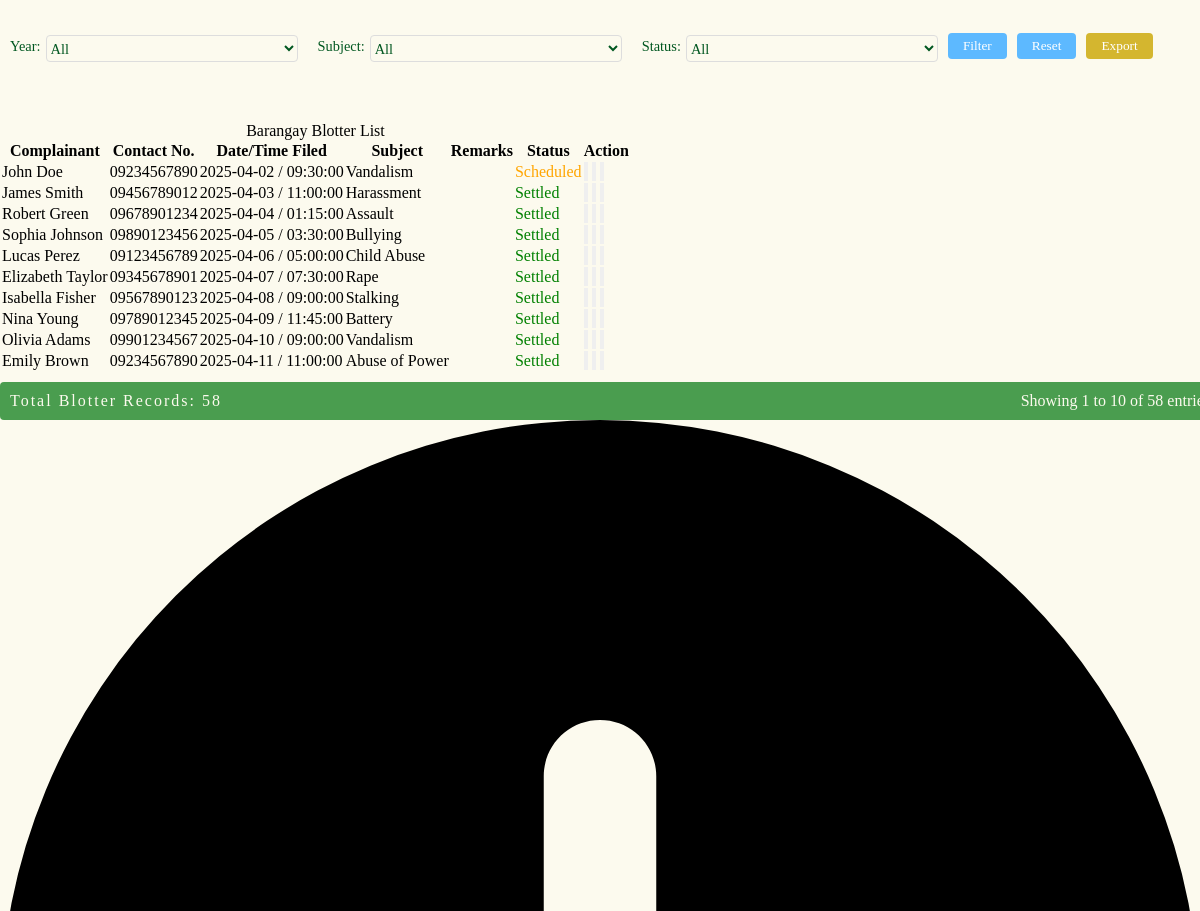
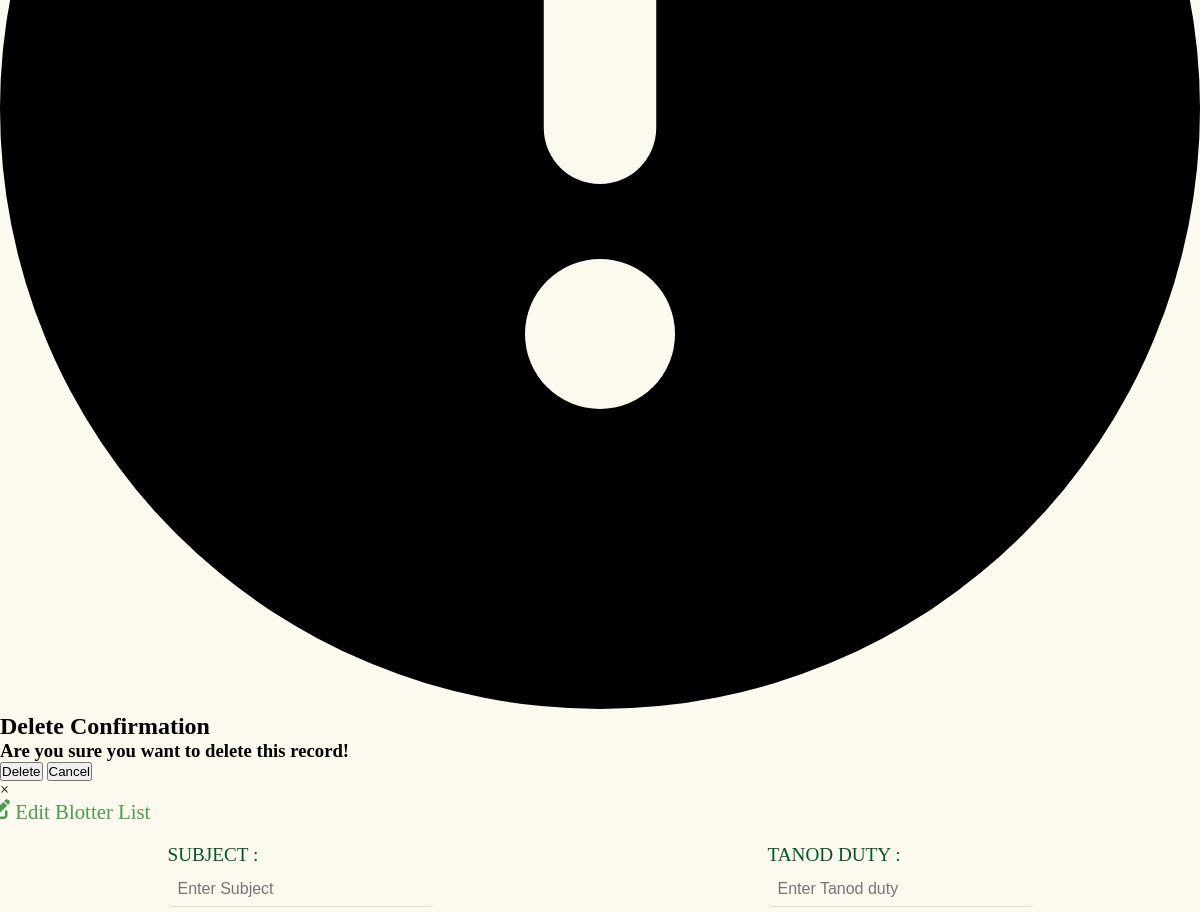
The app's page /administrator/admin_panel/brgy_blotter/blotter.php (upper part), older data (2 pictures, top to bottom).
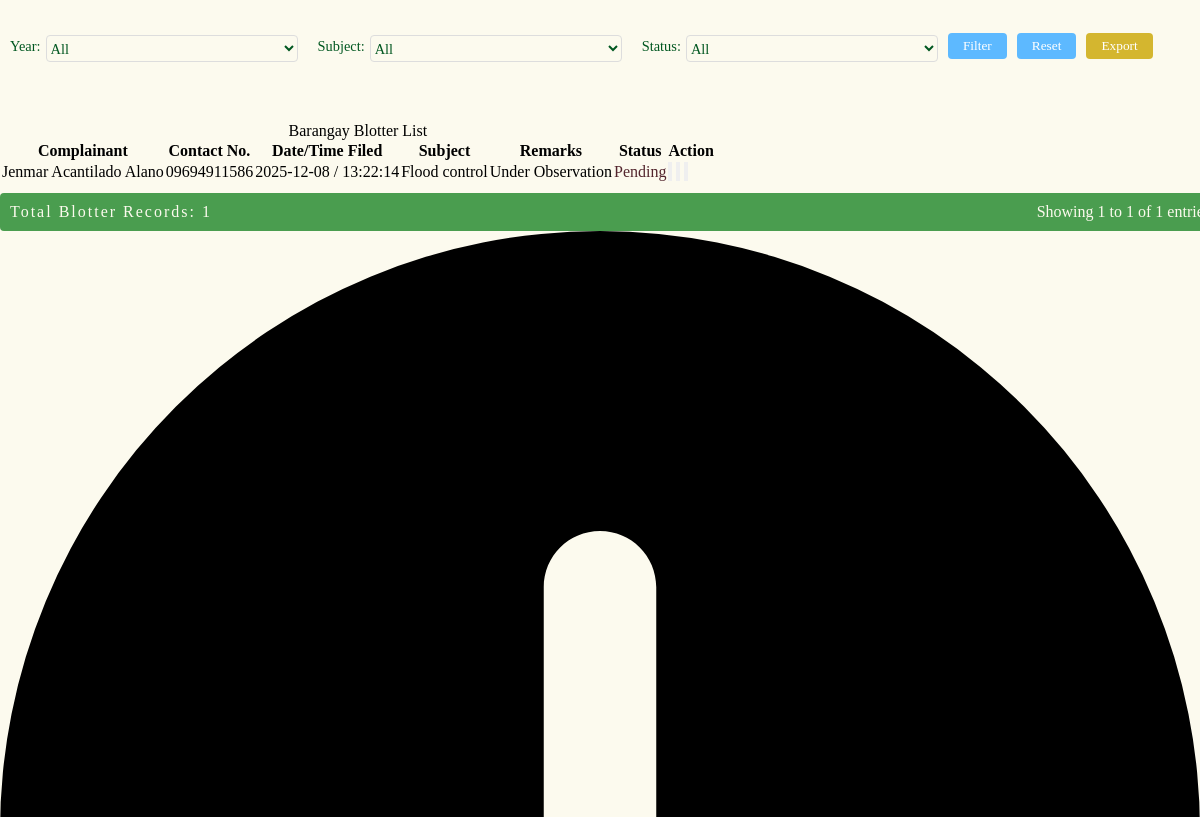
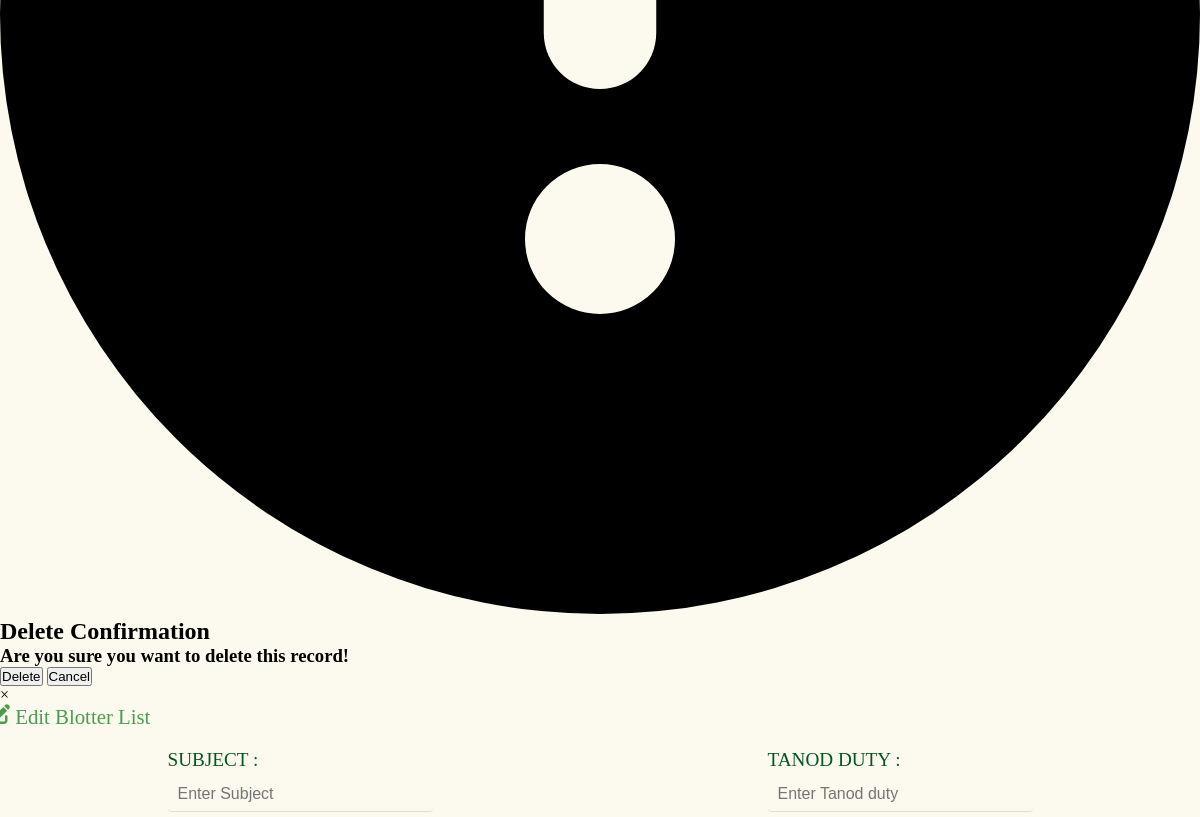
The same page, newer data (2 pictures, top to bottom).
### tables this page shows
CREATE TABLE `barangay_blotter` (
  `subject` varchar(200) NOT NULL,
  `cell_no` varchar(200) NOT NULL,
  `place` varchar(200) NOT NULL,
  `tanod` varchar(200) NOT NULL,
  `date` date NOT NULL,
  `time` time NOT NULL,
  `status` varchar(200) NOT NULL,
  `id` bigint(20) NOT NULL,
  `complainant` varchar(200) NOT NULL,
  `age` int(11) NOT NULL,
  `address_complainant` varchar(200) NOT NULL,
  `complained_name` varchar(200) NOT NULL,
  `add_complained_name` varchar(200) NOT NULL,
  `details_reason` text NOT NULL,
  `last_update` timestamp NOT NULL DEFAULT current_timestamp() ON UPDATE current_timestamp(),
  `user_id` bigint(20) NOT NULL,
  `remarks` varchar(250) NOT NULL
);

### administrator/admin_panel/brgy_blotter/blotter.php (the view, shortened to what this page needs)
<!DOCTYPE html>
<html lang="en">
<head>
</head>
<body>
<?php
require("../../database/conn_db.php");
$page = isset($_GET['page']) ? max(1, (int)$_GET['page']) : 1;
$limit = isset($_GET['limit']) ? max(1, (int)$_GET['limit']) : 10;
$offset = ($page - 1) * $limit;
$whereClause = [];
$params = [];
$types = '';
$whereSQL = !empty($whereClause) ? 'WHERE ' . implode(' AND ', $whereClause) : '';
$countQuery = "SELECT COUNT(*) AS total FROM barangay_blotter $whereSQL";
$countStmt = $conn->prepare($countQuery);
$countStmt->execute();
$totalRows = $countStmt->get_result()->fetch_assoc()['total'];
$sql = "SELECT * FROM barangay_blotter $whereSQL ORDER BY id DESC LIMIT ? OFFSET ?";
$stmt = $conn->prepare($sql);
if (!empty($params)) {
    $params[] = $limit;
    $params[] = $offset;
    $types .= 'ii';
    $stmt->bind_param($types, ...$params);
} else {
    $stmt->bind_param('ii', $limit, $offset);
}
$stmt->execute();
$result = $stmt->get_result();
$startRow = ($page - 1) * $limit + 1;
$endRow = min($page * $limit, $totalRows);
?>
<div class="limit-selector">
    <form method="GET" action="" class="filter-form">
        <div class="filter-group">
            <label for="year_filter">Year:</label>
            <select name="year_filter" id="year_filter">
                <option value="">All</option>
            </select>
        </div>
        <div class="filter-group">
            <label for="subject_filter">Subject:</label>
            <select name="subject_filter" id="subject_filter">
                <option value="">All</option>
            </select>
        </div>
        <div class="filter-group">
            <label for="status_filter">Status:</label>
            <select name="status_filter" id="status_filter">
                <option value="">All</option>
            </select>
        </div>
        <button type="submit" class="filter-btn">Filter</button>
        <button type="button" class="reset-btn" onclick="window.location.href='?page=1&limit=<?= $limit; ?>'">Reset</button>
        <button type="button" class="export-btn" id="export-btn">Export</button>
    </form>
</div>
<table>
    <caption>Barangay Blotter List</caption>
    <tr>
        <th>Complainant</th>
        <th>Contact No.</th>
        <th>Date/Time Filed</th>
        <th>Subject</th>
        <th>Remarks</th>
        <th>Status</th>
        <th>Action</th>
    </tr>
    <?php while($row = $result->fetch_assoc()): ?>
    <tr class="table_hover">
        <td><?php echo $row["complainant"]; ?></td>
                <td><?php echo $row["cell_no"]; ?></td>
                <td><?php echo $row["date"] . " / " . $row["time"]; ?></td>
                <td><?php echo $row["subject"]; ?></td>
                 <td><?php echo $row["remarks"]; ?></td>
                <td>
                    <?php
                    $status = $row["status"];
                    if ($status == "Active") {
                        echo "<p style='color:red;'>Active</p>";
                    } elseif ($status == "Settled") {
                        echo "<p style='color:green;'>Settled</p>";
                    } elseif ($status == "Scheduled") {
                        echo "<p style='color:orange;'>Scheduled</p>";
                    }elseif ($status == "Pending") {
                        echo "<p style='color:#53252d;'>Pending</p>";
                    }elseif ($status == "Rejected") {
                        echo "<p style='color:rgb(201, 114, 0);'>Rejected</p>";
                    }
                    ?>
                </td>
        <td>
          <div id="form_up_del_official">
                        <button id="view_resident_btn" class="view_btn" data-id="<?php echo $row["id"]; ?>">
                        </button>
                        <button id="update_official_btn" class="update_btn" data-id="<?php echo $row["id"]; ?>">
                        </button>
                        <button id="delete_official_btn" class="delete_btn_blotter" data-id="<?php echo $row["id"]; ?>">
                        </button>
                    </div>
        </td>
    </tr>
    <?php endwhile; ?>
</table>
<div class="table-footer">
    <div class="total-count">Total Blotter Records: <?= $totalRows; ?></div>
    <div class="pagination-info">
        Showing <?= $startRow; ?> to <?= $endRow; ?> of <?= $totalRows; ?> entries
    </div>
</div>
<div id="delete-modal" class="delete-modal">
    <div class="delete-modal-content">
        <span><svg xmlns="http://www.w3.org/2000/svg" viewBox="0 0 512 512"><path d="M256 512A256 256 0 1 0 256 0a256 256 0 1 0 0 512zm0-384c13.3 0 24 10.7 24 24l0 112c0 13.3-10.7 24-24 24s-24-10.7-24-24l0-112c0-13.3 10.7-24 24-24zM224 352a32 32 0 1 1 64 0 32 32 0 1 1 -64 0z"/></svg></span>
        <h2>Delete Confirmation</h2>
        <h3>Are you sure you want to delete this record!</h3>
        <div class="div-delete">
            <button id="confirm-delete" class="btn-delete">Delete</button>
            <button id="cancel-delete" class="btn-delete">Cancel</button>
        </div>
    </div>
</div>
<div id="edit-modal_blotter" class="edit-modal_blotter">
    <div class="edit-modal-content_blotter">
        <span onclick="this.parentElement.parentElement.style.display='none';" class="update-close-btn">&times;</span>
        <?php include("update_temp.php");?>
    </div>
</div>
        <?php include('view_temp.php')?>
</body>
</html>

### administrator/admin_panel/brgy_blotter/update_temp.php (shortened to what this page needs)
<!DOCTYPE html>
<html lang="en">
<head>
    <link rel="stylesheet" href="/BIS/administrator/admin_panel/brgy_blotter/brgy_blotter_upd.css"/>
</head>
<body>
<form action="/BIS/administrator/admin_panel/brgy_blotter/update.php" method="POST">
    <h1 class="h1">
        Edit Blotter List
    </h1>
    <div class="main_div_blotter">
        <div>
            <label>SUBJECT :</label><br>
            <input type="text" name="subject_upd" id="subject_blotter" placeholder="Enter Subject"><br>
            <label>CELLPHONE NUMBER :</label><br>
            <input type="text" name="cell_no_upd" id="cell_no_blotter" placeholder="Enter Phone Number" pattern="[0-9]{11}" required><br>
            <label>PLACE :</label><br>
            <input type="text" name="place_upd" id="place_blotter"  ><br>
        </div>
        <div>
            <label>TANOD DUTY :</label><br>
            <input type="text" name="tanod_upd" id="tanod_blotter" placeholder="Enter Tanod duty" required><br><br>
            <label for="">REMARKS :</label><br>
            <input type="text" name="remarks_upd" id="remarks_blotter" placeholder = "Enter Remarks" required><br><br>
            <label>STATUS :</label><br>
            <br>
        </div>
    </div>
</form>
</body>
</html>

### administrator/admin_panel/brgy_blotter/view_temp.php (shortened to what this page needs)
<!DOCTYPE html>
<html lang="en">
<head>
    <link rel="stylesheet" href="/BIS/administrator/admin_panel/brgy_blotter/view.css"/>
</head>
<body>
</body>
</html>

### administrator/admin_panel/brgy_blotter/brgy_blotter_upd.css (style rules this page uses)
* { margin: 0px; padding: 0px; box-sizing: content-box; list-style-type: none ; }
html { scroll-behavior: smooth; }
:root { --bg-color:#FCFAEE; --2nd-bg-color:#4A9D4f; --sub-bg-color: #005720 ; --1st-text-color: #005720 ; --2nd-text-color: rgb(53, 53, 53); --3rd-text-color: #FCFAEE; --btn-color: #F5E402; --other-color :rgb(0, 183, 255); }
body { background-repeat: no-repeat; background-size: cover; background-color: var(--bg-color); }
.h1 { font-size: 1.5rem; font-family: "sub_text"; color: #4A9D4f; margin-left: -60px; font-weight: 500; }
form { padding: 50px; }
form .main_div_blotter { display: flex; justify-content: space-around; margin-top: 20px; }
form input, select { width: 250px; height: 25px; padding: 5px 5px 5px 10px; margin-top: 5px ; margin-bottom: 10px; border-radius: 4px; color: #005720; border: none; }
form label { font-size: 1rem; font-family: "sub_text"; color: #005720; }

### administrator/admin_panel/brgy_blotter/view.css (style rules this page uses)
* { margin: 0px; padding: 0px; box-sizing: content-box; list-style-type: none ; }
html { scroll-behavior: smooth; }
:root { --bg-color:#FCFAEE; --2nd-bg-color:#4A9D4f; --sub-bg-color: #005720 ; --1st-text-color: #005720 ; --2nd-text-color: rgb(53, 53, 53); --3rd-text-color: #FCFAEE; --btn-color: #F5E402; --other-color :rgb(0, 183, 255); }
body { background-color: var(--bg-color); background-repeat: no-repeat; background-size: cover; }
.h1 { font-size: 1.3rem; font-family: "sub_text"; color: #4A9D4f; margin-left: -10px; font-weight: 500; }
form { padding: 0px; }
form .main_div_blotter { display: flex; justify-content: space-around; margin-top: 20px; }
form input, select { width: 250px; height: 25px; padding: 5px 5px 5px 10px; margin-top: 5px ; margin-bottom: 10px; border-radius: 4px; background-color: transparent; color: #005720;; border-radius: 4px; border-bottom: 1px solid #79968442; font-size: 1rem; }
form label { font-size: 1.2rem; font-family: "sub_text"; color: #005720; }

### administrator/admin_panel/brgy_blotter/blotter.php (style rules this page uses)
.table-footer { display: flex; justify-content: space-between; margin-top: 10px; padding: 10px; margin-left:0px; background-color:#4A9D4f; border-radius: 4px; width: 100%; transition:all 0.5s ease; }
.total-count { font-weight: 400; color:#FCFAEE; font-family:"sub_text"; letter-spacing:2px; }
.pagination-info { color:#FCFAEE; font-family:"sub_text"; }
.limit-selector { height:max-content; width:100%; margin-left:0px; margin-top:30px; margin-bottom:50px; }
.limit-selector form { padding:0px; margin-top:0px; }
.filter-container, .filter-form { display: flex; flex-wrap: wrap; gap: 10px; align-items: center; }
.filter-group { display: flex; align-items: center; gap: 5px; }
.filter-group label { font-family: "sub_text"; font-size: 0.9rem; margin-left:10px; margin-top:-10px; }
.filter-group select, .filter-group input { padding: 0px; border: 1px solid #ddd; border-radius: 4px; font-family: "sub_text"; font-size:0.9rem; }
.filter-btn, .reset-btn, .export-btn { padding: 5px 15px; border: none; border-radius: 4px; cursor: pointer; font-family: "sub_text"; margin-top:-10px; }
.filter-btn { background-color: rgb(93,185,255); color:white; }
.reset-btn { background-color: rgb(93,185,255); color:white; }
.export-btn { background-color: rgb(212,182,47); color:white; }

Row changes from the older to the newer data that the page shows:
removed barangay_blotter: complainant "John Doe", cell_no "09234567890", date "2025-04-02", time "09:30:00", subject "Vandalism", status "Scheduled"
removed barangay_blotter: complainant "James Smith", cell_no "09456789012", date "2025-04-03", time "11:00:00", subject "Harassment", status "Settled"
removed barangay_blotter: complainant "Robert Green", cell_no "09678901234", date "2025-04-04", time "01:15:00", subject "Assault", status "Settled"
removed barangay_blotter: complainant "Sophia Johnson", cell_no "09890123456", date "2025-04-05", time "03:30:00", subject "Bullying", status "Settled"
removed barangay_blotter: complainant "Lucas Perez", cell_no "09123456789", date "2025-04-06", time "05:00:00", subject "Child Abuse", status "Settled"
removed barangay_blotter: complainant "Elizabeth Taylor", cell_no "09345678901", date "2025-04-07", time "07:30:00", subject "Rape", status "Settled"
removed barangay_blotter: complainant "Isabella Fisher", cell_no "09567890123", date "2025-04-08", time "09:00:00", subject "Stalking", status "Settled"
removed barangay_blotter: complainant "Nina Young", cell_no "09789012345", date "2025-04-09", time "11:45:00", subject "Battery", status "Settled"
removed barangay_blotter: complainant "Olivia Adams", cell_no "09901234567", date "2025-04-10", time "09:00:00", subject "Vandalism", status "Settled"
removed barangay_blotter: complainant "Emily Brown", cell_no "09234567890", date "2025-04-11", time "11:00:00", subject "Abuse of Power", status "Settled"
added barangay_blotter: complainant "Jenmar Acantilado Alano", cell_no "09694911586", date "2025-12-08", time "13:22:14", subject "Flood control", remarks "Under Observation", status "Pending"
Text that changed along with them:
$totalRows: "58" → "1"
$endRow: "10" → "1"
